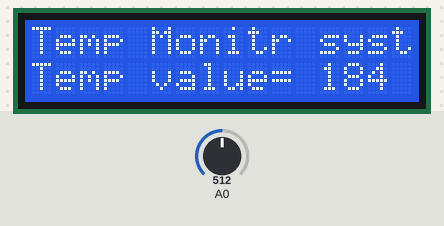
A sketch run on a simulated Arduino Uno, built with avr-gcc and run on an emulated ATmega328P. Parts: 16×2 character LCD. Inputs (shaded band) come from the test bench; at power-on: A0 = 512. What the sketch prints to the serial monitor is not drawn.

Above: at 1.2 s.
1.3 s: A0 set to 716
At 2.1 s:
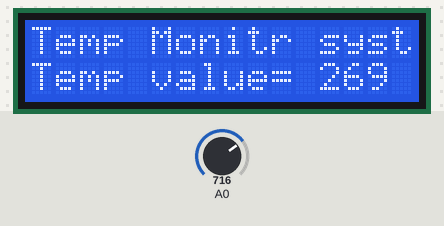
2.8 s: A0 set to 900
At 3.7 s:
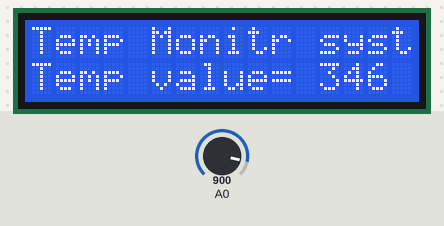
4.3 s: A0 set to 1023
At 5.8 s:
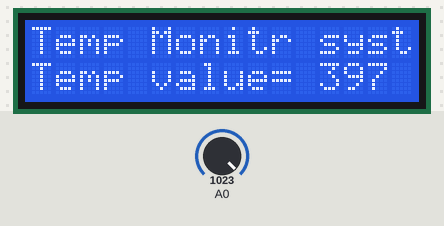
Timing chart, 0 to 7.3 s (numbered marks = the images above; inputs shaded):
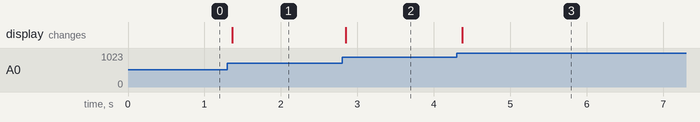

The sketch:

tmp_sensor1.ino
```cpp
// C++ code
//
#include <Adafruit_LiquidCrystal.h>

int Temp = 0;

Adafruit_LiquidCrystal lcd_1(0);

void setup()
{
  pinMode(A0, INPUT);
  Serial.begin(9600);
  lcd_1.begin(16, 2);
}

void loop()
{
  Temp = map(((analogRead(A0) - 20) * 3.04), 0, 1023, -20, 120);
  Serial.println(Temp);
  lcd_1.setCursor(0, 0);
  lcd_1.print("Temp Monitr system");
  lcd_1.setCursor(0, 1);
  lcd_1.print("Temp value=");
  lcd_1.setCursor(12, 1);
  lcd_1.print(Temp);
  delay(10); // Delay a little bit to improve simulation performance
}
```

Measured:
- after the input at 1.3 s, the display: changes after 0.07 s (image 1)
- after the input at 2.8 s, the display: changes after 0.05 s (image 2)
- after the input at 4.3 s, the display: changes after 0.07 s (image 3)
